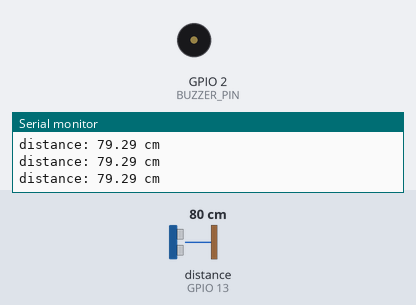
This sketch was run on a simulated ESP32. Parts: buzzer (waves = sounding, pin HIGH), the last lines printed to the serial monitor. Wiring (inferred from the names in the program): ultrasonic range finder: trigger GPIO 12; echo GPIO 13. The inputs (shaded band) are chosen by the test bench; at power-on: distance to the obstacle (sensor on GPIO 13) 80 cm. The echo pulse lasts 58.3 µs per cm; WiFi joins after 1.5 s; servers stay silent unless stated; the camera gives no picture; pins used as bus, display or sensor lines are not drawn.

Above: at 3.0 s.
3.1 s: distance to the obstacle (sensor on GPIO 13) set to 55 cm
4.6 s: distance to the obstacle (sensor on GPIO 13) set to 45 cm
At 5.2 s:
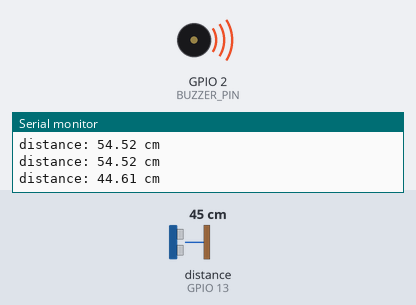
6.3 s: distance to the obstacle (sensor on GPIO 13) set to 60 cm
At 6.8 s:
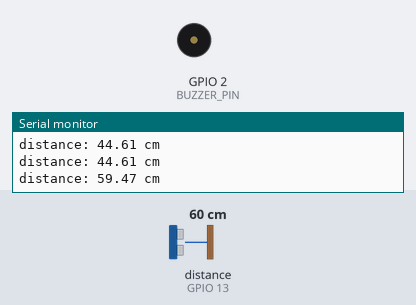
7.8 s: distance to the obstacle (sensor on GPIO 13) set to 2 cm
At 8.2 s:
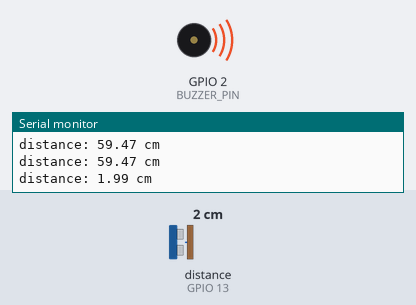
Timing chart, 0 to 10.3 s (numbered marks = the images above; inputs shaded):
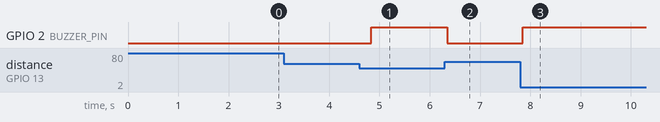

Measured:
- the behaviour switches between 51 and 50 cm on distance to the obstacle (sensor on GPIO 13) (found by bisection; images 0 and 1)
- after the input at 4.6 s, GPIO 2 (BUZZER_PIN): LOW → HIGH after 0.23 s
- after the input at 6.3 s, GPIO 2 (BUZZER_PIN): HIGH → LOW at once
- after the input at 7.8 s, GPIO 2 (BUZZER_PIN): LOW → HIGH after 0.05 s

The sketch:

ArdCode.ino
```cpp
#include "esp_camera.h"
#include <WiFi.h>

//
// WARNING!!! PSRAM IC required for UXGA resolution and high JPEG quality
//            Ensure ESP32 Wrover Module or other board with PSRAM is selected
//            Partial images will be transmitted if image exceeds buffer size
//
//            You must select partition scheme from the board menu that has at least 3MB APP space.
//            Face Recognition is DISABLED for ESP32 and ESP32-S2, because it takes up from 15
//            seconds to process single frame. Face Detection is ENABLED if PSRAM is enabled as well

// ===================
// Select camera model
// ===================
//#define CAMERA_MODEL_WROVER_KIT // Has PSRAM
//#define CAMERA_MODEL_ESP_EYE // Has PSRAM
//#define CAMERA_MODEL_ESP32S3_EYE // Has PSRAM
//#define CAMERA_MODEL_M5STACK_PSRAM // Has PSRAM
//#define CAMERA_MODEL_M5STACK_V2_PSRAM // M5Camera version B Has PSRAM
//#define CAMERA_MODEL_M5STACK_WIDE // Has PSRAM
//#define CAMERA_MODEL_M5STACK_ESP32CAM // No PSRAM
//#define CAMERA_MODEL_M5STACK_UNITCAM // No PSRAM
#define CAMERA_MODEL_AI_THINKER // Has PSRAM
//#define CAMERA_MODEL_TTGO_T_JOURNAL // No PSRAM
// ** Espressif Internal Boards **
//#define CAMERA_MODEL_ESP32_CAM_BOARD
//#define CAMERA_MODEL_ESP32S2_CAM_BOARD
//#define CAMERA_MODEL_ESP32S3_CAM_LCD
/*=============================================================================================================================
 * This ESP32 code is created by esp32io.com
 *
 * This ESP32 code is released in the public domain
 *
 * For more detail (instruction and wiring diagram), visit https://esp32io.com/tutorials/esp32-ultrasonic-sensor-piezo-buzzer
 */

#define TRIG_PIN   12 // ESP32 pin GIOP26 connected to Ultrasonic Sensor's TRIG pin
#define ECHO_PIN   13 // ESP32 pin GIOP25 connected to Ultrasonic Sensor's ECHO pin
#define BUZZER_PIN 2  // ESP32 pin GIOP17 connected to Piezo Buzzer's pin
#define DISTANCE_THRESHOLD 50 // centimeters

// The below are variables, which can be changed
float duration_us, distance_cm;
//==============================================================================================================================


#include "camera_pins.h"

// ===========================
// Enter your WiFi credentials
// ===========================


const char* ssid = "harshit";
const char* password = "harshit@2000";

void startCameraServer();

void setup() {
  Serial.begin(115200);
  Serial.setDebugOutput(true);
  Serial.println();
  pinMode(TRIG_PIN, OUTPUT);   // set ESP32 pin to output mode
  pinMode(ECHO_PIN, INPUT);    // set ESP32 pin to input mode
  pinMode(BUZZER_PIN, OUTPUT); // set ESP32 pin to output mode

  camera_config_t config;
  config.ledc_channel = LEDC_CHANNEL_0;
  config.ledc_timer = LEDC_TIMER_0;
  config.pin_d0 = Y2_GPIO_NUM;
  config.pin_d1 = Y3_GPIO_NUM;
  config.pin_d2 = Y4_GPIO_NUM;
  config.pin_d3 = Y5_GPIO_NUM;
  config.pin_d4 = Y6_GPIO_NUM;
  config.pin_d5 = Y7_GPIO_NUM;
  config.pin_d6 = Y8_GPIO_NUM;
  config.pin_d7 = Y9_GPIO_NUM;
  config.pin_xclk = XCLK_GPIO_NUM;
  config.pin_pclk = PCLK_GPIO_NUM;
  config.pin_vsync = VSYNC_GPIO_NUM;
  config.pin_href = HREF_GPIO_NUM;
  config.pin_sscb_sda = SIOD_GPIO_NUM;
  config.pin_sscb_scl = SIOC_GPIO_NUM;
  config.pin_pwdn = PWDN_GPIO_NUM;
  config.pin_reset = RESET_GPIO_NUM;
  config.xclk_freq_hz = 20000000;
  config.frame_size = FRAMESIZE_UXGA;
  config.pixel_format = PIXFORMAT_JPEG; // for streaming
  //config.pixel_format = PIXFORMAT_RGB565; // for face detection/recognition
  config.grab_mode = CAMERA_GRAB_WHEN_EMPTY;
  config.fb_location = CAMERA_FB_IN_PSRAM;
  config.jpeg_quality = 12;
  config.fb_count = 1;

  // if PSRAM IC present, init with UXGA resolution and higher JPEG quality
  //                      for larger pre-allocated frame buffer.
  if(config.pixel_format == PIXFORMAT_JPEG){
    if(psramFound()){
      config.jpeg_quality = 10;
      config.fb_count = 2;
      config.grab_mode = CAMERA_GRAB_LATEST;
    } else {
      // Limit the frame size when PSRAM is not available
      config.frame_size = FRAMESIZE_SVGA;
      config.fb_location = CAMERA_FB_IN_DRAM;
    }
  } else {
    // Best option for face detection/recognition
    config.frame_size = FRAMESIZE_240X240;
#if CONFIG_IDF_TARGET_ESP32S3
    config.fb_count = 2;
#endif
  }

#if defined(CAMERA_MODEL_ESP_EYE)
  pinMode(13, INPUT_PULLUP);
  pinMode(14, INPUT_PULLUP);
#endif

  // camera init
  esp_err_t err = esp_camera_init(&config);
  if (err != ESP_OK) {
    Serial.printf("Camera init failed with error 0x%x", err);
    return;
  }

  sensor_t * s = esp_camera_sensor_get();
  // initial sensors are flipped vertically and colors are a bit saturated
  if (s->id.PID == OV3660_PID) {
    s->set_vflip(s, 1); // flip it back
    s->set_brightness(s, 1); // up the brightness just a bit
    s->set_saturation(s, -2); // lower the saturation
  }
  // drop down frame size for higher initial frame rate
  if(config.pixel_format == PIXFORMAT_JPEG){
    s->set_framesize(s, FRAMESIZE_HD);
  }

#if defined(CAMERA_MODEL_M5STACK_WIDE) || defined(CAMERA_MODEL_M5STACK_ESP32CAM)
  s->set_vflip(s, 1);
  s->set_hmirror(s, 1);
#endif

#if defined(CAMERA_MODEL_ESP32S3_EYE)
  s->set_vflip(s, 1);
#endif

  WiFi.begin(ssid, password);
  WiFi.setSleep(false);

  while (WiFi.status() != WL_CONNECTED) {
    delay(500);
    Serial.print(".");
  }
  Serial.println("");
  Serial.println("WiFi connected");

  startCameraServer();

  Serial.print("Camera Ready! Use 'http://");
  Serial.print(WiFi.localIP());
  Serial.println("' to connect");
}

void loop() {
  // Do nothing. Everything is done in another task by the web server

  digitalWrite(TRIG_PIN,LOW);
  // generate 10-microsecond pulse to TRIG pin
  digitalWrite(TRIG_PIN, HIGH);
  delayMicroseconds(10);
  digitalWrite(TRIG_PIN, LOW);

  // measure duration of pulse from ECHO pin
  duration_us = pulseIn(ECHO_PIN, HIGH);
  // calculate the distance
  distance_cm = 0.017 * duration_us;

  if (distance_cm < DISTANCE_THRESHOLD)
    digitalWrite(BUZZER_PIN, HIGH); // turn on Piezo Buzzer
  else
    digitalWrite(BUZZER_PIN, LOW);  // turn off Piezo Buzzer

  // print the value to Serial Monitor
  Serial.print("distance: ");
  Serial.print(distance_cm);
  Serial.println(" cm");

  delay(500);
}
```

camera_pins.h
```cpp
#if defined(CAMERA_MODEL_WROVER_KIT)
#define PWDN_GPIO_NUM    -1
#define RESET_GPIO_NUM   -1
#define XCLK_GPIO_NUM    21
#define SIOD_GPIO_NUM    26
#define SIOC_GPIO_NUM    27

#define Y9_GPIO_NUM      35
#define Y8_GPIO_NUM      34
#define Y7_GPIO_NUM      39
#define Y6_GPIO_NUM      36
#define Y5_GPIO_NUM      19
#define Y4_GPIO_NUM      18
#define Y3_GPIO_NUM       5
#define Y2_GPIO_NUM       4
#define VSYNC_GPIO_NUM   25
#define HREF_GPIO_NUM    23
#define PCLK_GPIO_NUM    22

#elif defined(CAMERA_MODEL_ESP_EYE)
#define PWDN_GPIO_NUM    -1
#define RESET_GPIO_NUM   -1
#define XCLK_GPIO_NUM    4
#define SIOD_GPIO_NUM    18
#define SIOC_GPIO_NUM    23

#define Y9_GPIO_NUM      36
#define Y8_GPIO_NUM      37
#define Y7_GPIO_NUM      38
#define Y6_GPIO_NUM      39
#define Y5_GPIO_NUM      35
#define Y4_GPIO_NUM      14
#define Y3_GPIO_NUM      13
#define Y2_GPIO_NUM      34
#define VSYNC_GPIO_NUM   5
#define HREF_GPIO_NUM    27
#define PCLK_GPIO_NUM    25

#elif defined(CAMERA_MODEL_M5STACK_PSRAM)
#define PWDN_GPIO_NUM     -1
#define RESET_GPIO_NUM    15
#define XCLK_GPIO_NUM     27
#define SIOD_GPIO_NUM     25
#define SIOC_GPIO_NUM     23

#define Y9_GPIO_NUM       19
#define Y8_GPIO_NUM       36
#define Y7_GPIO_NUM       18
#define Y6_GPIO_NUM       39
#define Y5_GPIO_NUM        5
#define Y4_GPIO_NUM       34
#define Y3_GPIO_NUM       35
#define Y2_GPIO_NUM       32
#define VSYNC_GPIO_NUM    22
#define HREF_GPIO_NUM     26
#define PCLK_GPIO_NUM     21

#elif defined(CAMERA_MODEL_M5STACK_V2_PSRAM)
#define PWDN_GPIO_NUM     -1
#define RESET_GPIO_NUM    15
#define XCLK_GPIO_NUM     27
#define SIOD_GPIO_NUM     22
#define SIOC_GPIO_NUM     23

#define Y9_GPIO_NUM       19
#define Y8_GPIO_NUM       36
#define Y7_GPIO_NUM       18
#define Y6_GPIO_NUM       39
#define Y5_GPIO_NUM        5
#define Y4_GPIO_NUM       34
#define Y3_GPIO_NUM       35
#define Y2_GPIO_NUM       32
#define VSYNC_GPIO_NUM    25
#define HREF_GPIO_NUM     26
#define PCLK_GPIO_NUM     21

#elif defined(CAMERA_MODEL_M5STACK_WIDE)
#define PWDN_GPIO_NUM     -1
#define RESET_GPIO_NUM    15
#define XCLK_GPIO_NUM     27
#define SIOD_GPIO_NUM     22
#define SIOC_GPIO_NUM     23

#define Y9_GPIO_NUM       19
#define Y8_GPIO_NUM       36
#define Y7_GPIO_NUM       18
#define Y6_GPIO_NUM       39
#define Y5_GPIO_NUM        5
#define Y4_GPIO_NUM       34
#define Y3_GPIO_NUM       35
#define Y2_GPIO_NUM       32
#define VSYNC_GPIO_NUM    25
#define HREF_GPIO_NUM     26
#define PCLK_GPIO_NUM     21

#elif defined(CAMERA_MODEL_M5STACK_ESP32CAM)
#define PWDN_GPIO_NUM     -1
#define RESET_GPIO_NUM    15
#define XCLK_GPIO_NUM     27
#define SIOD_GPIO_NUM     25
#define SIOC_GPIO_NUM     23

#define Y9_GPIO_NUM       19
#define Y8_GPIO_NUM       36
#define Y7_GPIO_NUM       18
#define Y6_GPIO_NUM       39
#define Y5_GPIO_NUM        5
#define Y4_GPIO_NUM       34
#define Y3_GPIO_NUM       35
#define Y2_GPIO_NUM       17
#define VSYNC_GPIO_NUM    22
#define HREF_GPIO_NUM     26
#define PCLK_GPIO_NUM     21

#elif defined(CAMERA_MODEL_M5STACK_UNITCAM)
#define PWDN_GPIO_NUM     -1
#define RESET_GPIO_NUM    15
#define XCLK_GPIO_NUM     27
#define SIOD_GPIO_NUM     25
#define SIOC_GPIO_NUM     23

#define Y9_GPIO_NUM       19
#define Y8_GPIO_NUM       36
#define Y7_GPIO_NUM       18
#define Y6_GPIO_NUM       39
#define Y5_GPIO_NUM        5
#define Y4_GPIO_NUM       34
#define Y3_GPIO_NUM       35
#define Y2_GPIO_NUM       32
#define VSYNC_GPIO_NUM    22
#define HREF_GPIO_NUM     26
#define PCLK_GPIO_NUM     21

#elif defined(CAMERA_MODEL_AI_THINKER)
#define PWDN_GPIO_NUM     32
#define RESET_GPIO_NUM    -1
#define XCLK_GPIO_NUM      0
#define SIOD_GPIO_NUM     26
#define SIOC_GPIO_NUM     27

#define Y9_GPIO_NUM       35
#define Y8_GPIO_NUM       34
#define Y7_GPIO_NUM       39
#define Y6_GPIO_NUM       36
#define Y5_GPIO_NUM       21
#define Y4_GPIO_NUM       19
#define Y3_GPIO_NUM       18
#define Y2_GPIO_NUM        5
#define VSYNC_GPIO_NUM    25
#define HREF_GPIO_NUM     23
#define PCLK_GPIO_NUM     22

#elif defined(CAMERA_MODEL_TTGO_T_JOURNAL)
#define PWDN_GPIO_NUM      0
#define RESET_GPIO_NUM    15
#define XCLK_GPIO_NUM     27
#define SIOD_GPIO_NUM     25
#define SIOC_GPIO_NUM     23

#define Y9_GPIO_NUM       19
#define Y8_GPIO_NUM       36
#define Y7_GPIO_NUM       18
#define Y6_GPIO_NUM       39
#define Y5_GPIO_NUM        5
#define Y4_GPIO_NUM       34
#define Y3_GPIO_NUM       35
#define Y2_GPIO_NUM       17
#define VSYNC_GPIO_NUM    22
#define HREF_GPIO_NUM     26
#define PCLK_GPIO_NUM     21


#elif defined(CAMERA_MODEL_ESP32_CAM_BOARD)
// The 18 pin header on the board has Y5 and Y3 swapped
#define USE_BOARD_HEADER 0
#define PWDN_GPIO_NUM    32
#define RESET_GPIO_NUM   33
#define XCLK_GPIO_NUM     4
#define SIOD_GPIO_NUM    18
#define SIOC_GPIO_NUM    23

#define Y9_GPIO_NUM      36
#define Y8_GPIO_NUM      19
#define Y7_GPIO_NUM      21
#define Y6_GPIO_NUM      39
#if USE_BOARD_HEADER
#define Y5_GPIO_NUM      13
#else
#define Y5_GPIO_NUM      35
#endif
#define Y4_GPIO_NUM      14
#if USE_BOARD_HEADER
#define Y3_GPIO_NUM      35
#else
#define Y3_GPIO_NUM      13
#endif
#define Y2_GPIO_NUM      34
#define VSYNC_GPIO_NUM    5
#define HREF_GPIO_NUM    27
#define PCLK_GPIO_NUM    25

#elif defined(CAMERA_MODEL_ESP32S3_CAM_LCD)
#define PWDN_GPIO_NUM     -1
#define RESET_GPIO_NUM    -1
#define XCLK_GPIO_NUM     40
#define SIOD_GPIO_NUM     17
#define SIOC_GPIO_NUM     18

#define Y9_GPIO_NUM       39
#define Y8_GPIO_NUM       41
#define Y7_GPIO_NUM       42
#define Y6_GPIO_NUM       12
#define Y5_GPIO_NUM       3
#define Y4_GPIO_NUM       14
#define Y3_GPIO_NUM       47
#define Y2_GPIO_NUM       13
#define VSYNC_GPIO_NUM    21
#define HREF_GPIO_NUM     38
#define PCLK_GPIO_NUM     11

#elif defined(CAMERA_MODEL_ESP32S2_CAM_BOARD)
// The 18 pin header on the board has Y5 and Y3 swapped
#define USE_BOARD_HEADER 0
#define PWDN_GPIO_NUM     1
#define RESET_GPIO_NUM    2
#define XCLK_GPIO_NUM     42
#define SIOD_GPIO_NUM     41
#define SIOC_GPIO_NUM     18

#define Y9_GPIO_NUM       16
#define Y8_GPIO_NUM       39
#define Y7_GPIO_NUM       40
#define Y6_GPIO_NUM       15
#if USE_BOARD_HEADER
#define Y5_GPIO_NUM       12
#else
#define Y5_GPIO_NUM       13
#endif
#define Y4_GPIO_NUM       5
#if USE_BOARD_HEADER
#define Y3_GPIO_NUM       13
#else
#define Y3_GPIO_NUM       12
#endif
#define Y2_GPIO_NUM       14
#define VSYNC_GPIO_NUM    38
#define HREF_GPIO_NUM     4
#define PCLK_GPIO_NUM     3

#elif defined(CAMERA_MODEL_ESP32S3_EYE)
#define PWDN_GPIO_NUM -1
#define RESET_GPIO_NUM -1
#define XCLK_GPIO_NUM 15
#define SIOD_GPIO_NUM 4
#define SIOC_GPIO_NUM 5

#define Y2_GPIO_NUM 11
#define Y3_GPIO_NUM 9
#define Y4_GPIO_NUM 8
#define Y5_GPIO_NUM 10
#define Y6_GPIO_NUM 12
#define Y7_GPIO_NUM 18
#define Y8_GPIO_NUM 17
#define Y9_GPIO_NUM 16

#define VSYNC_GPIO_NUM 6
#define HREF_GPIO_NUM 7
#define PCLK_GPIO_NUM 13

#else
#error "Camera model not selected"
#endif
```
